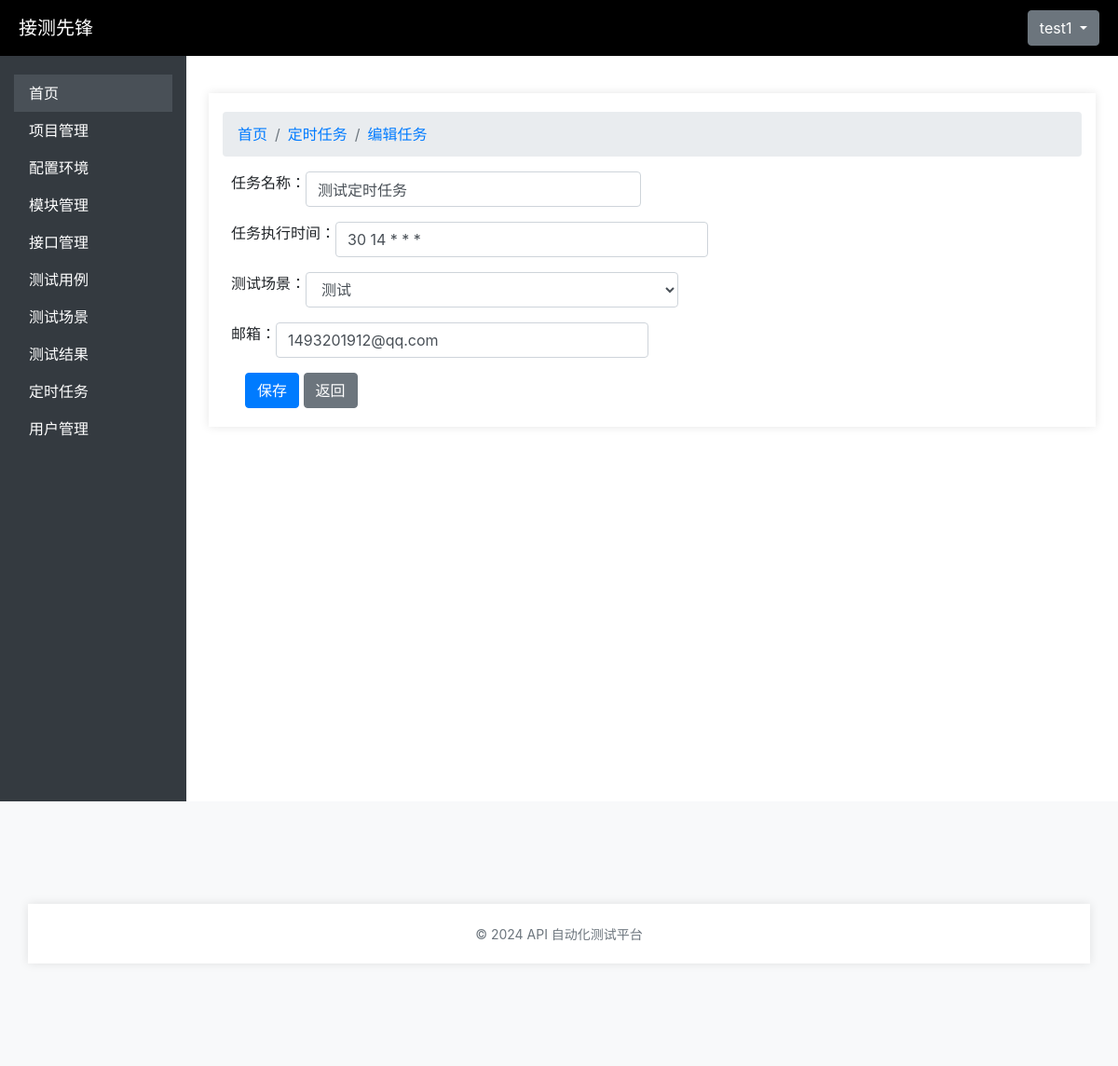
/scheduledes/scheduledes/1/edit/ (signed in), run on the app's committed database.
### user_management/models.py (models this page shows, shortened)
class Users(AbstractBaseUser):
    id = models.AutoField(primary_key=True)
    username = models.CharField(max_length=150, unique=True)
    email = models.EmailField(unique=True)
    password = models.CharField(max_length=128)
    status = models.BooleanField(default=True)  # 用户状态（是否激活）
    is_logged_in = models.BooleanField(default=False)  # 是否登录
    project = models.CharField(max_length=255, blank=True, null=True)  # 所属项目
    module = models.CharField(max_length=255, blank=True, null=True)  # 所属模块
    is_staff = models.BooleanField(default=False)  # 是否是员工
    is_superuser = models.BooleanField(default=False)  # 是否是超级用户
    USERNAME_FIELD = 'username'
    REQUIRED_FIELDS = ['email']
    objects = UserManager()  # 关联自定义用户管理器
    class Meta:
        verbose_name = '用户信息表'
        verbose_name_plural = '用户信息表'

### scheduled_tasks/models.py (models this page shows, shortened)
class ScheduledTask(models.Model):
    id = models.AutoField(primary_key=True)
    name = models.CharField(max_length=100, verbose_name="任务名称")
    testscenario = models.ForeignKey(TestScenario, on_delete=models.CASCADE, verbose_name="测试场景")
    cron_expression = models.CharField(max_length=100, verbose_name="CRON 表达式")
    email = models.EmailField(verbose_name="通知邮箱")
    status = models.CharField(max_length=50, choices=(('completed', '完成'),('pendding', '待运行'), ('failed', '失败'), ('running', '运行中'), ('stopping', '停止')),null=True)
    created_at = models.DateTimeField(auto_now_add=True)
    created_by = models.ForeignKey(Users, on_delete=models.SET_NULL, null=True, verbose_name="创建人")
    class Meta:
        verbose_name = '定时任务表'
        verbose_name_plural = '定时任务表'

### scheduled_tasks/views.py (the view)
# urls.py: path('scheduledes/<int:scheduled_id>/edit/', views.scheduled_update, name='scheduled_update'),
@login_required
def scheduled_update(request, scheduled_id):
    scheduled = get_object_or_404(ScheduledTask, pk=scheduled_id)
    if request.method == 'POST':
        form = ScheduledTaskForm(request.POST, instance=scheduled)
        if form.is_valid():
            form.save()
            messages.success(request, '定时任务修改成功！')
            return redirect('scheduled_list')
    else:
        form = ScheduledTaskForm(instance=scheduled)
    return render(request, 'scheduledes/scheduled_form.html', {'form': form})

### scheduled_tasks/forms.py (shortened to what this page needs)
class ScheduledTaskForm(forms.ModelForm):
    class Meta:
        model = ScheduledTask
        fields = ['name', 'testscenario', 'cron_expression','email']
    widgets = {
            'cron_expression': forms.TextInput(attrs={
                'placeholder': '请输入CRON表达式 (例如: * * * * *)',
                'class': 'form-control'
            })
        }
    name = forms.CharField(
        label='任务名称',
        max_length=100,
        widget=forms.TextInput(attrs={'class': 'form-control'})
    )
    testscenario = forms.ModelChoiceField(
        label='测试场景',
        queryset=TestScenario.objects.all(),
        widget=forms.Select(attrs={'class': 'form-control'})
    )
    email = forms.EmailField(
        label='邮箱',
        widget=forms.EmailInput(attrs={'class': 'form-control'})
    )

### testscenario/models.py (called while the page is built)
    def __str__(self):
        return self.name

### api_test_platform/templates/scheduledes/scheduled_form.html (shortened to what this page needs)
{% extends 'base.html' %}
{% block content %}
<div class="container mt-4">
    <nav aria-label="breadcrumb">
        <ol class="breadcrumb">
          <li class="breadcrumb-item"><a href="#">首页</a></li>
          <li class="breadcrumb-item"><a href="#">定时任务</a></li>
          <li class="breadcrumb-item active" aria-current="page"><a href="#">{% if form.instance.pk %}编辑任务{% else %}添加任务{% endif %}</a></li>
        </ol>
      </nav>
    <div class="ml-md-4">
    <form method="POST" class="needs-validation" novalidate>
        {% load widget_tweaks %}
        <div class="mb-3 row">
            <label for="id_name" class="form-label">任务名称：</label>
                {% render_field form.name class="form-control" style="width:360px;" required="required" placeholder="请输入用户名称" %}
        </div>
        <div class="mb-3 row">
            <label for="id_remark" class="form-label">任务执行时间：</label>
            {% render_field form.cron_expression class="form-control" style="width:400px;" required="required" %}
        </div>
        <div class="mb-3 row">
            <label for="id_remark" class="form-label">测试场景：</label>
            {% render_field form.testscenario class="form-control" style="width:400px;" required="required" %}
        </div>
        <div class="mb-3 row">
            <label for="id_remark" class="form-label">邮箱：</label>
            {% render_field form.email class="form-control" style="width:400px;" required="required" %}
        </div>
        <button type="submit" class="btn btn-primary">保存</button>
        <a href="{% url 'scheduled_list' %}" class="btn btn-secondary">返回</a>
    </form>
</div>
</div>
{% endblock %}

### api_test_platform/templates/base.html (shortened to what this page needs)
<!DOCTYPE html>
<html lang="en">
<head>
    {% load static %}
    <link rel="stylesheet" type="text/css" href="{% static 'css/style.css' %}">
    <link rel="stylesheet" href="https://stackpath.bootstrapcdn.com/bootstrap/4.5.2/css/bootstrap.min.css">
    <link href="https://cdn.jsdelivr.net/npm/bootstrap@4.5.2/dist/css/bootstrap.min.css" rel="stylesheet">
</head>
<body>
    <div class="brand">
        <a href="#" style="color: white;">接测先锋</a>
        <div class="dropdown">
            <button class="btn btn-secondary dropdown-toggle" type="button" data-toggle="dropdown" aria-expanded="false">
                {{ user.username }}
            </button>
        </div>
    </div>
    <div class="container-fluid">
        <div class="row">
            <nav class="col-md-2 d-none d-md-block sidebar">
                <div class="sidebar-sticky">
                    <ul class="nav flex-column">
                        <li class="nav-item">
                            <a class="nav-link active" href="/">首页</a>
                        </li>
                        <li class="nav-item">
                            <a class="nav-link" href="{% url 'project_list' %}">项目管理</a>
                        </li>
                        <li class="nav-item">
                            <a class="nav-link" href="{% url 'environment_list' %}">配置环境</a>
                        </li>
                        <li class="nav-item">
                            <a class="nav-link" href="{% url 'module_list' %}">模块管理</a>
                        </li>
                        <li class="nav-item">
                            <a class="nav-link" href="{% url 'interface_list' %}">接口管理</a>
                        </li>
                        <li class="nav-item">
                            <a class="nav-link" href="{% url 'testcase_list' %}">测试用例</a>
                        </li>
                        <li class="nav-item">
                            <a class="nav-link" href="{% url 'testscenario_list' %}">测试场景</a>
                        </li>
                        <li class="nav-item">
                            <a class="nav-link" href="{% url 'testresult_list' %}">测试结果</a>
                        </li>
                        <li class="nav-item">
                            <a class="nav-link" href="{% url 'scheduled_list' %}">定时任务</a>
                        </li>
                        <li class="nav-item">
                            <a class="nav-link" href="{% url 'user_list' %}">用户管理</a>
                        </li>
                    </ul>
                </div>
            </nav>
            <main role="main" class="col-md-10 ml-sm-auto px-4">
                <div class="d-flex justify-content-between flex-wrap flex-md-nowrap align-items-center pt-3 pb-2 mb-3">
                    {% block content %}{% endblock %}
                </div>
            </main>
        </div>
    </div>
    <footer class="footer text-center">
        <div class="container">
            <span class="text-muted">© 2024 API 自动化测试平台</span>
        </div>
    </footer>
</body>
</html>

### api_test_platform/static/css/style.css (style rules this page uses)
body { font-family: Arial, sans-serif; background-color: #f7f7f7; }
.container { width: 300px; margin: 100px auto; padding: 20px; background-color: white; box-shadow: 0 0 10px rgba(0, 0, 0, 0.1); flex-wrap: wrap; }
label, input { display: block; margin-bottom: 10px; }
button { background-color: #4CAF50; color: white; padding: 10px; border: none; cursor: pointer; }

### api_test_platform/templates/base.html (style rules this page uses)
.brand { background-color: #000; font-size: 20px; color: aliceblue; height: 60px; display: flex; align-items: center; justify-content: space-between; padding: 0 20px; }
.sidebar { background-color: #343a40; height: 100vh; color: white; }
.sidebar .nav-link { color: white; }
.sidebar .nav-link.active, .sidebar .nav-link:hover { background-color: #495057; color: #ffffff; }
.sidebar-sticky { padding-top: 20px; }
footer { background-color: #f8f9fa; padding: 10px 0; }
.footer .text-muted { font-size: 14px; }

### data on the page
Users: username "test1"
ScheduledTask: name "测试定时任务", cron_expression "30 14 * * *", testscenario "测试", email "1493201912@qq.com"
